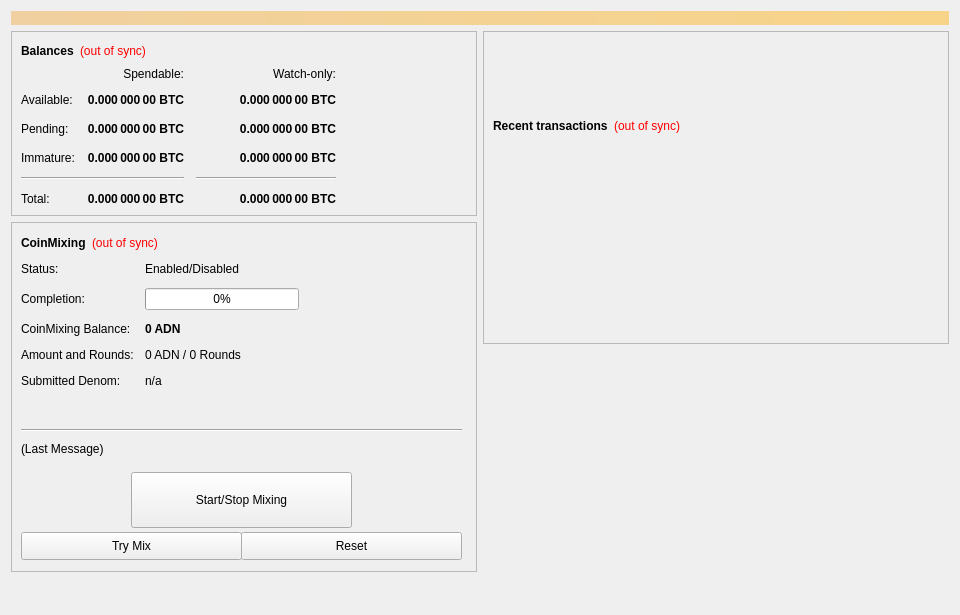
<?xml version="1.0" encoding="UTF-8"?>
<ui version="4.0">
 <class>OverviewPage</class>
 <widget class="QWidget" name="OverviewPage">
  <property name="geometry">
   <rect>
    <x>0</x>
    <y>0</y>
    <width>960</width>
    <height>615</height>
   </rect>
  </property>
  <property name="minimumSize">
   <size>
    <width>960</width>
    <height>0</height>
   </size>
  </property>
  <property name="windowTitle">
   <string>Form</string>
  </property>
  <layout class="QVBoxLayout" name="topLayout">
   <item>
    <widget class="QLabel" name="labelAlerts">
     <property name="visible">
      <bool>false</bool>
     </property>
     <property name="styleSheet">
      <string notr="true">background-color: qlineargradient(x1: 0, y1: 0, x2: 1, y2: 0, stop:0 #F0D0A0, stop:1 #F8D488); color:#000000;</string>
     </property>
     <property name="wordWrap">
      <bool>true</bool>
     </property>
     <property name="margin">
      <number>3</number>
     </property>
    </widget>
   </item>
   <item>
    <layout class="QHBoxLayout" name="horizontalLayout" stretch="1,1">
     <item>
      <layout class="QVBoxLayout" name="verticalLayout_2">
       <item>
        <widget class="QFrame" name="frame">
         <property name="frameShape">
          <enum>QFrame::StyledPanel</enum>
         </property>
         <property name="frameShadow">
          <enum>QFrame::Raised</enum>
         </property>
         <layout class="QVBoxLayout" name="verticalLayout_4">
          <item>
           <layout class="QHBoxLayout" name="horizontalLayout_4">
            <item>
             <widget class="QLabel" name="label_5">
              <property name="font">
               <font>
                <weight>75</weight>
                <bold>true</bold>
               </font>
              </property>
              <property name="text">
               <string>Balances</string>
              </property>
             </widget>
            </item>
            <item>
             <widget class="QLabel" name="labelWalletStatus">
              <property name="cursor">
               <cursorShape>WhatsThisCursor</cursorShape>
              </property>
              <property name="toolTip">
               <string>The displayed information may be out of date. Your wallet automatically synchronizes with the ADN network after a connection is established, but this process has not completed yet.</string>
              </property>
              <property name="styleSheet">
               <string notr="true">QLabel { color: red; }</string>
              </property>
              <property name="text">
               <string notr="true">(out of sync)</string>
              </property>
              <property name="alignment">
               <set>Qt::AlignLeading|Qt::AlignLeft|Qt::AlignVCenter</set>
              </property>
             </widget>
            </item>
            <item>
             <spacer name="horizontalSpacer_3">
              <property name="orientation">
               <enum>Qt::Horizontal</enum>
              </property>
              <property name="sizeHint" stdset="0">
               <size>
                <width>40</width>
                <height>20</height>
               </size>
              </property>
             </spacer>
            </item>
           </layout>
          </item>
          <item>
           <layout class="QGridLayout" name="gridLayout">
            <property name="spacing">
             <number>12</number>
            </property>
            <item row="2" column="2">
             <widget class="QLabel" name="labelWatchPending">
              <property name="font">
               <font>
                <weight>75</weight>
                <bold>true</bold>
               </font>
              </property>
              <property name="cursor">
               <cursorShape>IBeamCursor</cursorShape>
              </property>
              <property name="toolTip">
               <string>Unconfirmed transactions to watch-only addresses</string>
              </property>
              <property name="text">
               <string notr="true">0.000 000 00 BTC</string>
              </property>
              <property name="alignment">
               <set>Qt::AlignRight|Qt::AlignTrailing|Qt::AlignVCenter</set>
              </property>
              <property name="textInteractionFlags">
               <set>Qt::LinksAccessibleByMouse|Qt::TextSelectableByKeyboard|Qt::TextSelectableByMouse</set>
              </property>
             </widget>
            </item>
            <item row="2" column="1">
             <widget class="QLabel" name="labelUnconfirmed">
              <property name="font">
               <font>
                <weight>75</weight>
                <bold>true</bold>
               </font>
              </property>
              <property name="cursor">
               <cursorShape>IBeamCursor</cursorShape>
              </property>
              <property name="toolTip">
               <string>Total of transactions that have yet to be confirmed, and do not yet count toward the spendable balance</string>
              </property>
              <property name="text">
               <string notr="true">0.000 000 00 BTC</string>
              </property>
              <property name="alignment">
               <set>Qt::AlignRight|Qt::AlignTrailing|Qt::AlignVCenter</set>
              </property>
              <property name="textInteractionFlags">
               <set>Qt::LinksAccessibleByMouse|Qt::TextSelectableByKeyboard|Qt::TextSelectableByMouse</set>
              </property>
             </widget>
            </item>
            <item row="3" column="2">
             <widget class="QLabel" name="labelWatchImmature">
              <property name="font">
               <font>
                <weight>75</weight>
                <bold>true</bold>
               </font>
              </property>
              <property name="cursor">
               <cursorShape>IBeamCursor</cursorShape>
              </property>
              <property name="toolTip">
               <string>Staked or masternode rewards in watch-only addresses that has not yet matured</string>
              </property>
              <property name="text">
               <string notr="true">0.000 000 00 BTC</string>
              </property>
              <property name="alignment">
               <set>Qt::AlignRight|Qt::AlignTrailing|Qt::AlignVCenter</set>
              </property>
              <property name="textInteractionFlags">
               <set>Qt::LinksAccessibleByMouse|Qt::TextSelectableByKeyboard|Qt::TextSelectableByMouse</set>
              </property>
             </widget>
            </item>
            <item row="4" column="0" colspan="2">
             <widget class="Line" name="lineSpendableBalance">
              <property name="orientation">
               <enum>Qt::Horizontal</enum>
              </property>
             </widget>
            </item>
            <item row="4" column="2">
             <widget class="Line" name="lineWatchBalance">
              <property name="sizePolicy">
               <sizepolicy hsizetype="Preferred" vsizetype="Fixed">
                <horstretch>0</horstretch>
                <verstretch>0</verstretch>
               </sizepolicy>
              </property>
              <property name="minimumSize">
               <size>
                <width>140</width>
                <height>0</height>
               </size>
              </property>
              <property name="orientation">
               <enum>Qt::Horizontal</enum>
              </property>
             </widget>
            </item>
            <item row="5" column="0">
             <widget class="QLabel" name="labelTotalText">
              <property name="text">
               <string>Total:</string>
              </property>
             </widget>
            </item>
            <item row="3" column="1">
             <widget class="QLabel" name="labelImmature">
              <property name="font">
               <font>
                <weight>75</weight>
                <bold>true</bold>
               </font>
              </property>
              <property name="cursor">
               <cursorShape>IBeamCursor</cursorShape>
              </property>
              <property name="toolTip">
               <string>Staked or masternode rewards that has not yet matured</string>
              </property>
              <property name="text">
               <string notr="true">0.000 000 00 BTC</string>
              </property>
              <property name="alignment">
               <set>Qt::AlignRight|Qt::AlignTrailing|Qt::AlignVCenter</set>
              </property>
              <property name="textInteractionFlags">
               <set>Qt::LinksAccessibleByMouse|Qt::TextSelectableByKeyboard|Qt::TextSelectableByMouse</set>
              </property>
             </widget>
            </item>
            <item row="2" column="3">
             <spacer name="horizontalSpacer_2">
              <property name="orientation">
               <enum>Qt::Horizontal</enum>
              </property>
              <property name="sizeHint" stdset="0">
               <size>
                <width>40</width>
                <height>20</height>
               </size>
              </property>
             </spacer>
            </item>
            <item row="3" column="0">
             <widget class="QLabel" name="labelImmatureText">
              <property name="text">
               <string>Immature:</string>
              </property>
             </widget>
            </item>
            <item row="5" column="1">
             <widget class="QLabel" name="labelTotal">
              <property name="font">
               <font>
                <weight>75</weight>
                <bold>true</bold>
               </font>
              </property>
              <property name="cursor">
               <cursorShape>IBeamCursor</cursorShape>
              </property>
              <property name="toolTip">
               <string>Your current total balance</string>
              </property>
              <property name="text">
               <string notr="true">0.000 000 00 BTC</string>
              </property>
              <property name="alignment">
               <set>Qt::AlignRight|Qt::AlignTrailing|Qt::AlignVCenter</set>
              </property>
              <property name="textInteractionFlags">
               <set>Qt::LinksAccessibleByMouse|Qt::TextSelectableByKeyboard|Qt::TextSelectableByMouse</set>
              </property>
             </widget>
            </item>
            <item row="5" column="2">
             <widget class="QLabel" name="labelWatchTotal">
              <property name="font">
               <font>
                <weight>75</weight>
                <bold>true</bold>
               </font>
              </property>
              <property name="cursor">
               <cursorShape>IBeamCursor</cursorShape>
              </property>
              <property name="toolTip">
               <string>Current total balance in watch-only addresses</string>
              </property>
              <property name="text">
               <string notr="true">0.000 000 00 BTC</string>
              </property>
              <property name="alignment">
               <set>Qt::AlignRight|Qt::AlignTrailing|Qt::AlignVCenter</set>
              </property>
              <property name="textInteractionFlags">
               <set>Qt::LinksAccessibleByMouse|Qt::TextSelectableByKeyboard|Qt::TextSelectableByMouse</set>
              </property>
             </widget>
            </item>
            <item row="0" column="2">
             <widget class="QLabel" name="labelWatchonly">
              <property name="text">
               <string>Watch-only:</string>
              </property>
              <property name="alignment">
               <set>Qt::AlignRight|Qt::AlignTrailing|Qt::AlignVCenter</set>
              </property>
             </widget>
            </item>
            <item row="1" column="0">
             <widget class="QLabel" name="labelBalanceText">
              <property name="text">
               <string>Available:</string>
              </property>
             </widget>
            </item>
            <item row="1" column="1">
             <widget class="QLabel" name="labelBalance">
              <property name="font">
               <font>
                <weight>75</weight>
                <bold>true</bold>
               </font>
              </property>
              <property name="cursor">
               <cursorShape>IBeamCursor</cursorShape>
              </property>
              <property name="toolTip">
               <string>Your current spendable balance</string>
              </property>
              <property name="text">
               <string notr="true">0.000 000 00 BTC</string>
              </property>
              <property name="alignment">
               <set>Qt::AlignRight|Qt::AlignTrailing|Qt::AlignVCenter</set>
              </property>
              <property name="textInteractionFlags">
               <set>Qt::LinksAccessibleByMouse|Qt::TextSelectableByKeyboard|Qt::TextSelectableByMouse</set>
              </property>
             </widget>
            </item>
            <item row="1" column="2">
             <widget class="QLabel" name="labelWatchAvailable">
              <property name="font">
               <font>
                <weight>75</weight>
                <bold>true</bold>
               </font>
              </property>
              <property name="cursor">
               <cursorShape>IBeamCursor</cursorShape>
              </property>
              <property name="toolTip">
               <string>Your current balance in watch-only addresses</string>
              </property>
              <property name="text">
               <string notr="true">0.000 000 00 BTC</string>
              </property>
              <property name="alignment">
               <set>Qt::AlignRight|Qt::AlignTrailing|Qt::AlignVCenter</set>
              </property>
              <property name="textInteractionFlags">
               <set>Qt::LinksAccessibleByMouse|Qt::TextSelectableByKeyboard|Qt::TextSelectableByMouse</set>
              </property>
             </widget>
            </item>
            <item row="2" column="0">
             <widget class="QLabel" name="labelPendingText">
              <property name="text">
               <string>Pending:</string>
              </property>
             </widget>
            </item>
            <item row="0" column="1">
             <widget class="QLabel" name="labelSpendable">
              <property name="text">
               <string>Spendable:</string>
              </property>
              <property name="alignment">
               <set>Qt::AlignRight|Qt::AlignTrailing|Qt::AlignVCenter</set>
              </property>
             </widget>
            </item>
           </layout>
          </item>
         </layout>
        </widget>
       </item>
       <item>
        <widget class="QFrame" name="frameCoinMixing">
         <property name="minimumSize">
          <size>
           <width>0</width>
           <height>350</height>
          </size>
         </property>
         <property name="layoutDirection">
          <enum>Qt::LeftToRight</enum>
         </property>
         <property name="frameShape">
          <enum>QFrame::StyledPanel</enum>
         </property>
         <property name="frameShadow">
          <enum>QFrame::Raised</enum>
         </property>
         <widget class="QWidget" name="formLayoutWidget">
          <property name="geometry">
           <rect>
            <x>10</x>
            <y>40</y>
            <width>451</width>
            <height>161</height>
           </rect>
          </property>
          <layout class="QFormLayout" name="formLayout">
           <property name="fieldGrowthPolicy">
            <enum>QFormLayout::AllNonFixedFieldsGrow</enum>
           </property>
           <property name="horizontalSpacing">
            <number>11</number>
           </property>
           <property name="verticalSpacing">
            <number>12</number>
           </property>
           <item row="0" column="0">
            <widget class="QLabel" name="label_6">
             <property name="text">
              <string>Status:</string>
             </property>
            </widget>
           </item>
           <item row="1" column="0">
            <widget class="QLabel" name="label_7">
             <property name="text">
              <string>Completion:</string>
             </property>
            </widget>
           </item>
           <item row="1" column="1">
            <widget class="QProgressBar" name="coinmixingProgress">
             <property name="maximumSize">
              <size>
               <width>154</width>
               <height>16777215</height>
              </size>
             </property>
             <property name="value">
              <number>0</number>
             </property>
            </widget>
           </item>
           <item row="2" column="0">
            <widget class="QLabel" name="labelAnonymizedText">
             <property name="text">
              <string>CoinMixing Balance:</string>
             </property>
            </widget>
           </item>
           <item row="2" column="1">
            <widget class="QLabel" name="labelAnonymized">
             <property name="font">
              <font>
               <weight>75</weight>
               <bold>true</bold>
              </font>
             </property>
             <property name="text">
              <string notr="true">0 ADN</string>
             </property>
            </widget>
           </item>
           <item row="3" column="0">
            <widget class="QLabel" name="label_8">
             <property name="text">
              <string>Amount and Rounds:</string>
             </property>
            </widget>
           </item>
           <item row="3" column="1">
            <widget class="QLabel" name="labelAmountRounds">
             <property name="text">
              <string>0 ADN / 0 Rounds</string>
             </property>
            </widget>
           </item>
           <item row="4" column="0">
            <widget class="QLabel" name="label_9">
             <property name="text">
              <string>Submitted Denom:</string>
             </property>
            </widget>
           </item>
           <item row="4" column="1">
            <widget class="QLabel" name="labelSubmittedDenom">
             <property name="toolTip">
              <string>The denominations you submitted to the Masternode.&lt;br&gt;To mix, other users must submit the exact same denominations.</string>
             </property>
             <property name="text">
              <string>n/a</string>
             </property>
            </widget>
           </item>
           <item row="0" column="1">
            <widget class="QLabel" name="coinmixingEnabled">
             <property name="text">
              <string>Enabled/Disabled</string>
             </property>
            </widget>
           </item>
          </layout>
         </widget>
         <widget class="QPushButton" name="runAutoDenom">
          <property name="geometry">
           <rect>
            <x>251</x>
            <y>17</y>
            <width>1</width>
            <height>1</height>
           </rect>
          </property>
          <property name="palette">
           <palette>
            <active>
             <colorrole role="WindowText">
              <brush brushstyle="SolidPattern">
               <color alpha="255">
                <red>0</red>
                <green>0</green>
                <blue>0</blue>
               </color>
              </brush>
             </colorrole>
             <colorrole role="Button">
              <brush brushstyle="SolidPattern">
               <color alpha="255">
                <red>239</red>
                <green>238</green>
                <blue>238</blue>
               </color>
              </brush>
             </colorrole>
             <colorrole role="Light">
              <brush brushstyle="SolidPattern">
               <color alpha="255">
                <red>255</red>
                <green>255</green>
                <blue>255</blue>
               </color>
              </brush>
             </colorrole>
             <colorrole role="Midlight">
              <brush brushstyle="SolidPattern">
               <color alpha="255">
                <red>247</red>
                <green>246</green>
                <blue>246</blue>
               </color>
              </brush>
             </colorrole>
             <colorrole role="Dark">
              <brush brushstyle="SolidPattern">
               <color alpha="255">
                <red>119</red>
                <green>119</green>
                <blue>119</blue>
               </color>
              </brush>
             </colorrole>
             <colorrole role="Mid">
              <brush brushstyle="SolidPattern">
               <color alpha="255">
                <red>159</red>
                <green>159</green>
                <blue>159</blue>
               </color>
              </brush>
             </colorrole>
             <colorrole role="Text">
              <brush brushstyle="SolidPattern">
               <color alpha="255">
                <red>0</red>
                <green>0</green>
                <blue>0</blue>
               </color>
              </brush>
             </colorrole>
             <colorrole role="BrightText">
              <brush brushstyle="SolidPattern">
               <color alpha="255">
                <red>255</red>
                <green>255</green>
                <blue>255</blue>
               </color>
              </brush>
             </colorrole>
             <colorrole role="ButtonText">
              <brush brushstyle="SolidPattern">
               <color alpha="255">
                <red>0</red>
                <green>0</green>
                <blue>0</blue>
               </color>
              </brush>
             </colorrole>
             <colorrole role="Base">
              <brush brushstyle="SolidPattern">
               <color alpha="255">
                <red>255</red>
                <green>255</green>
                <blue>255</blue>
               </color>
              </brush>
             </colorrole>
             <colorrole role="Window">
              <brush brushstyle="SolidPattern">
               <color alpha="255">
                <red>239</red>
                <green>238</green>
                <blue>238</blue>
               </color>
              </brush>
             </colorrole>
             <colorrole role="Shadow">
              <brush brushstyle="SolidPattern">
               <color alpha="255">
                <red>0</red>
                <green>0</green>
                <blue>0</blue>
               </color>
              </brush>
             </colorrole>
             <colorrole role="AlternateBase">
              <brush brushstyle="SolidPattern">
               <color alpha="255">
                <red>247</red>
                <green>246</green>
                <blue>246</blue>
               </color>
              </brush>
             </colorrole>
             <colorrole role="ToolTipBase">
              <brush brushstyle="SolidPattern">
               <color alpha="255">
                <red>255</red>
                <green>255</green>
                <blue>220</blue>
               </color>
              </brush>
             </colorrole>
             <colorrole role="ToolTipText">
              <brush brushstyle="SolidPattern">
               <color alpha="255">
                <red>0</red>
                <green>0</green>
                <blue>0</blue>
               </color>
              </brush>
             </colorrole>
            </active>
            <inactive>
             <colorrole role="WindowText">
              <brush brushstyle="SolidPattern">
               <color alpha="255">
                <red>0</red>
                <green>0</green>
                <blue>0</blue>
               </color>
              </brush>
             </colorrole>
             <colorrole role="Button">
              <brush brushstyle="SolidPattern">
               <color alpha="255">
                <red>239</red>
                <green>238</green>
                <blue>238</blue>
               </color>
              </brush>
             </colorrole>
             <colorrole role="Light">
              <brush brushstyle="SolidPattern">
               <color alpha="255">
                <red>255</red>
                <green>255</green>
                <blue>255</blue>
               </color>
              </brush>
             </colorrole>
             <colorrole role="Midlight">
              <brush brushstyle="SolidPattern">
               <color alpha="255">
                <red>247</red>
                <green>246</green>
                <blue>246</blue>
               </color>
              </brush>
             </colorrole>
             <colorrole role="Dark">
              <brush brushstyle="SolidPattern">
               <color alpha="255">
                <red>119</red>
                <green>119</green>
                <blue>119</blue>
               </color>
              </brush>
             </colorrole>
             <colorrole role="Mid">
              <brush brushstyle="SolidPattern">
               <color alpha="255">
                <red>159</red>
                <green>159</green>
                <blue>159</blue>
               </color>
              </brush>
             </colorrole>
             <colorrole role="Text">
              <brush brushstyle="SolidPattern">
               <color alpha="255">
                <red>0</red>
                <green>0</green>
                <blue>0</blue>
               </color>
              </brush>
             </colorrole>
             <colorrole role="BrightText">
              <brush brushstyle="SolidPattern">
               <color alpha="255">
                <red>255</red>
                <green>255</green>
                <blue>255</blue>
               </color>
              </brush>
             </colorrole>
             <colorrole role="ButtonText">
              <brush brushstyle="SolidPattern">
               <color alpha="255">
                <red>0</red>
                <green>0</green>
                <blue>0</blue>
               </color>
              </brush>
             </colorrole>
             <colorrole role="Base">
              <brush brushstyle="SolidPattern">
               <color alpha="255">
                <red>255</red>
                <green>255</green>
                <blue>255</blue>
               </color>
              </brush>
             </colorrole>
             <colorrole role="Window">
              <brush brushstyle="SolidPattern">
               <color alpha="255">
                <red>239</red>
                <green>238</green>
                <blue>238</blue>
               </color>
              </brush>
             </colorrole>
             <colorrole role="Shadow">
              <brush brushstyle="SolidPattern">
               <color alpha="255">
                <red>0</red>
                <green>0</green>
                <blue>0</blue>
               </color>
              </brush>
             </colorrole>
             <colorrole role="AlternateBase">
              <brush brushstyle="SolidPattern">
               <color alpha="255">
                <red>247</red>
                <green>246</green>
                <blue>246</blue>
               </color>
              </brush>
             </colorrole>
             <colorrole role="ToolTipBase">
              <brush brushstyle="SolidPattern">
               <color alpha="255">
                <red>255</red>
                <green>255</green>
                <blue>220</blue>
               </color>
              </brush>
             </colorrole>
             <colorrole role="ToolTipText">
              <brush brushstyle="SolidPattern">
               <color alpha="255">
                <red>0</red>
                <green>0</green>
                <blue>0</blue>
               </color>
              </brush>
             </colorrole>
            </inactive>
            <disabled>
             <colorrole role="WindowText">
              <brush brushstyle="SolidPattern">
               <color alpha="255">
                <red>119</red>
                <green>119</green>
                <blue>119</blue>
               </color>
              </brush>
             </colorrole>
             <colorrole role="Button">
              <brush brushstyle="SolidPattern">
               <color alpha="255">
                <red>239</red>
                <green>238</green>
                <blue>238</blue>
               </color>
              </brush>
             </colorrole>
             <colorrole role="Light">
              <brush brushstyle="SolidPattern">
               <color alpha="255">
                <red>255</red>
                <green>255</green>
                <blue>255</blue>
               </color>
              </brush>
             </colorrole>
             <colorrole role="Midlight">
              <brush brushstyle="SolidPattern">
               <color alpha="255">
                <red>247</red>
                <green>246</green>
                <blue>246</blue>
               </color>
              </brush>
             </colorrole>
             <colorrole role="Dark">
              <brush brushstyle="SolidPattern">
               <color alpha="255">
                <red>119</red>
                <green>119</green>
                <blue>119</blue>
               </color>
              </brush>
             </colorrole>
             <colorrole role="Mid">
              <brush brushstyle="SolidPattern">
               <color alpha="255">
                <red>159</red>
                <green>159</green>
                <blue>159</blue>
               </color>
              </brush>
             </colorrole>
             <colorrole role="Text">
              <brush brushstyle="SolidPattern">
               <color alpha="255">
                <red>119</red>
                <green>119</green>
                <blue>119</blue>
               </color>
              </brush>
             </colorrole>
             <colorrole role="BrightText">
              <brush brushstyle="SolidPattern">
               <color alpha="255">
                <red>255</red>
                <green>255</green>
                <blue>255</blue>
               </color>
              </brush>
             </colorrole>
             <colorrole role="ButtonText">
              <brush brushstyle="SolidPattern">
               <color alpha="255">
                <red>119</red>
                <green>119</green>
                <blue>119</blue>
               </color>
              </brush>
             </colorrole>
             <colorrole role="Base">
              <brush brushstyle="SolidPattern">
               <color alpha="255">
                <red>239</red>
                <green>238</green>
                <blue>238</blue>
               </color>
              </brush>
             </colorrole>
             <colorrole role="Window">
              <brush brushstyle="SolidPattern">
               <color alpha="255">
                <red>239</red>
                <green>238</green>
                <blue>238</blue>
               </color>
              </brush>
             </colorrole>
             <colorrole role="Shadow">
              <brush brushstyle="SolidPattern">
               <color alpha="255">
                <red>0</red>
                <green>0</green>
                <blue>0</blue>
               </color>
              </brush>
             </colorrole>
             <colorrole role="AlternateBase">
              <brush brushstyle="SolidPattern">
               <color alpha="255">
                <red>239</red>
                <green>238</green>
                <blue>238</blue>
               </color>
              </brush>
             </colorrole>
             <colorrole role="ToolTipBase">
              <brush brushstyle="SolidPattern">
               <color alpha="255">
                <red>255</red>
                <green>255</green>
                <blue>220</blue>
               </color>
              </brush>
             </colorrole>
             <colorrole role="ToolTipText">
              <brush brushstyle="SolidPattern">
               <color alpha="255">
                <red>0</red>
                <green>0</green>
                <blue>0</blue>
               </color>
              </brush>
             </colorrole>
            </disabled>
           </palette>
          </property>
          <property name="focusPolicy">
           <enum>Qt::NoFocus</enum>
          </property>
          <property name="autoFillBackground">
           <bool>true</bool>
          </property>
          <property name="text">
           <string/>
          </property>
          <property name="flat">
           <bool>true</bool>
          </property>
         </widget>
         <widget class="QPushButton" name="toggleCoinMixing">
          <property name="geometry">
           <rect>
            <x>120</x>
            <y>250</y>
            <width>221</width>
            <height>56</height>
           </rect>
          </property>
          <property name="sizePolicy">
           <sizepolicy hsizetype="MinimumExpanding" vsizetype="Fixed">
            <horstretch>0</horstretch>
            <verstretch>0</verstretch>
           </sizepolicy>
          </property>
          <property name="text">
           <string>Start/Stop Mixing</string>
          </property>
         </widget>
         <widget class="Line" name="lineLastMessage">
          <property name="geometry">
           <rect>
            <x>10</x>
            <y>200</y>
            <width>441</width>
            <height>16</height>
           </rect>
          </property>
          <property name="orientation">
           <enum>Qt::Horizontal</enum>
          </property>
         </widget>
         <widget class="QLabel" name="coinmixingStatus">
          <property name="geometry">
           <rect>
            <x>10</x>
            <y>220</y>
            <width>451</width>
            <height>61</height>
           </rect>
          </property>
          <property name="minimumSize">
           <size>
            <width>288</width>
            <height>43</height>
           </size>
          </property>
          <property name="text">
           <string>(Last Message)</string>
          </property>
          <property name="alignment">
           <set>Qt::AlignLeading|Qt::AlignLeft|Qt::AlignTop</set>
          </property>
          <property name="wordWrap">
           <bool>true</bool>
          </property>
         </widget>
         <widget class="QPushButton" name="coinmixingAuto">
          <property name="geometry">
           <rect>
            <x>10</x>
            <y>310</y>
            <width>221</width>
            <height>28</height>
           </rect>
          </property>
          <property name="sizePolicy">
           <sizepolicy hsizetype="MinimumExpanding" vsizetype="Fixed">
            <horstretch>0</horstretch>
            <verstretch>0</verstretch>
           </sizepolicy>
          </property>
          <property name="toolTip">
           <string>Try to manually submit a CoinMixing request.</string>
          </property>
          <property name="text">
           <string>Try Mix</string>
          </property>
         </widget>
         <widget class="QPushButton" name="coinmixingReset">
          <property name="geometry">
           <rect>
            <x>230</x>
            <y>310</y>
            <width>221</width>
            <height>28</height>
           </rect>
          </property>
          <property name="sizePolicy">
           <sizepolicy hsizetype="MinimumExpanding" vsizetype="Fixed">
            <horstretch>0</horstretch>
            <verstretch>0</verstretch>
           </sizepolicy>
          </property>
          <property name="toolTip">
           <string>Reset the current status of CoinMixing (can interrupt CoinMixing if it's in the process of Mixing, which can cost you money!)</string>
          </property>
          <property name="autoFillBackground">
           <bool>false</bool>
          </property>
          <property name="text">
           <string>Reset</string>
          </property>
         </widget>
         <widget class="QWidget" name="layoutWidget">
          <property name="geometry">
           <rect>
            <x>10</x>
            <y>10</y>
            <width>431</width>
            <height>22</height>
           </rect>
          </property>
          <layout class="QHBoxLayout" name="horizontalLayout_5">
           <item>
            <widget class="QLabel" name="label_2">
             <property name="font">
              <font>
               <weight>75</weight>
               <bold>true</bold>
              </font>
             </property>
             <property name="text">
              <string>CoinMixing</string>
             </property>
            </widget>
           </item>
           <item>
            <widget class="QLabel" name="labelCoinMixingSyncStatus">
             <property name="toolTip">
              <string>The displayed information may be out of date. Your wallet automatically synchronizes with the ADN network after a connection is established, but this process has not completed yet.</string>
             </property>
             <property name="styleSheet">
              <string notr="true">QLabel { color: red; }</string>
             </property>
             <property name="text">
              <string notr="true">(out of sync)</string>
             </property>
             <property name="alignment">
              <set>Qt::AlignLeading|Qt::AlignLeft|Qt::AlignVCenter</set>
             </property>
            </widget>
           </item>
           <item>
            <spacer name="horizontalSpacer_4">
             <property name="orientation">
              <enum>Qt::Horizontal</enum>
             </property>
             <property name="sizeHint" stdset="0">
              <size>
               <width>40</width>
               <height>20</height>
              </size>
             </property>
            </spacer>
           </item>
          </layout>
         </widget>
        </widget>
       </item>
       <item>
        <spacer name="verticalSpacer">
         <property name="orientation">
          <enum>Qt::Vertical</enum>
         </property>
         <property name="sizeHint" stdset="0">
          <size>
           <width>20</width>
           <height>40</height>
          </size>
         </property>
        </spacer>
       </item>
      </layout>
     </item>
     <item>
      <layout class="QVBoxLayout" name="verticalLayout_3">
       <item>
        <widget class="QFrame" name="frame_2">
         <property name="frameShape">
          <enum>QFrame::StyledPanel</enum>
         </property>
         <property name="frameShadow">
          <enum>QFrame::Raised</enum>
         </property>
         <layout class="QVBoxLayout" name="verticalLayout">
          <item>
           <spacer name="verticalSpacer_3">
            <property name="orientation">
             <enum>Qt::Vertical</enum>
            </property>
            <property name="sizeType">
             <enum>QSizePolicy::Fixed</enum>
            </property>
            <property name="sizeHint" stdset="0">
             <size>
              <width>20</width>
              <height>75</height>
             </size>
            </property>
           </spacer>
          </item>
          <item>
           <layout class="QHBoxLayout" name="horizontalLayout_2">
            <item>
             <widget class="QLabel" name="label_4">
              <property name="font">
               <font>
                <weight>75</weight>
                <bold>true</bold>
               </font>
              </property>
              <property name="text">
               <string>Recent transactions</string>
              </property>
             </widget>
            </item>
            <item>
             <widget class="QLabel" name="labelTransactionsStatus">
              <property name="cursor">
               <cursorShape>WhatsThisCursor</cursorShape>
              </property>
              <property name="toolTip">
               <string>The displayed information may be out of date. Your wallet automatically synchronizes with the ADN network after a connection is established, but this process has not completed yet.</string>
              </property>
              <property name="styleSheet">
               <string notr="true">QLabel { color: red; }</string>
              </property>
              <property name="text">
               <string notr="true">(out of sync)</string>
              </property>
              <property name="alignment">
               <set>Qt::AlignRight|Qt::AlignTrailing|Qt::AlignVCenter</set>
              </property>
             </widget>
            </item>
            <item>
             <spacer name="horizontalSpacer">
              <property name="orientation">
               <enum>Qt::Horizontal</enum>
              </property>
              <property name="sizeHint" stdset="0">
               <size>
                <width>40</width>
                <height>20</height>
               </size>
              </property>
             </spacer>
            </item>
           </layout>
          </item>
          <item>
           <widget class="QListView" name="listTransactions">
            <property name="styleSheet">
             <string notr="true">QListView { background: transparent; }</string>
            </property>
            <property name="frameShape">
             <enum>QFrame::NoFrame</enum>
            </property>
            <property name="verticalScrollBarPolicy">
             <enum>Qt::ScrollBarAlwaysOff</enum>
            </property>
            <property name="horizontalScrollBarPolicy">
             <enum>Qt::ScrollBarAlwaysOff</enum>
            </property>
            <property name="selectionMode">
             <enum>QAbstractItemView::NoSelection</enum>
            </property>
           </widget>
          </item>
         </layout>
        </widget>
       </item>
       <item>
        <spacer name="verticalSpacer_2">
         <property name="orientation">
          <enum>Qt::Vertical</enum>
         </property>
         <property name="sizeType">
          <enum>QSizePolicy::Expanding</enum>
         </property>
         <property name="sizeHint" stdset="0">
          <size>
           <width>20</width>
           <height>40</height>
          </size>
         </property>
        </spacer>
       </item>
      </layout>
     </item>
    </layout>
   </item>
  </layout>
 </widget>
 <resources/>
 <connections/>
</ui>
